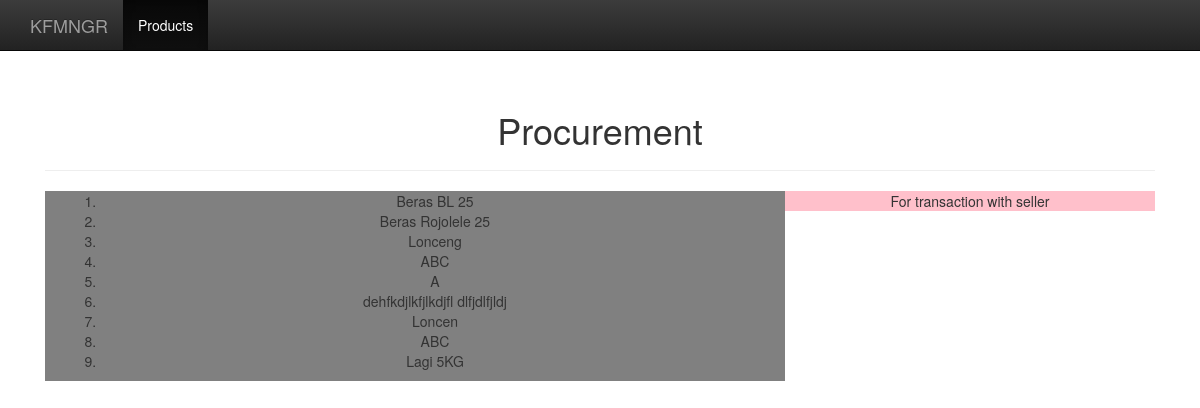
/transaction/, run on the app's committed database.
### products/models.py (models this page shows, shortened)
class Product(models.Model):
    name = models.CharField(max_length=100)
    price = models.IntegerField(default=0)
    detail = models.CharField(max_length=100)
    weight = models.IntegerField(default=0)
    sku = models.CharField(blank=True, null=True, max_length=10)
    stock = models.IntegerField(default=0)
    created_at = models.DateTimeField(auto_now_add = True, auto_now = False)
    updated_at = models.DateTimeField(auto_now_add = False, auto_now = True)
    @staticmethod
    def get_all_products():
        return Product.objects.all()

### transactions/views.py (the view)
# urls.py: url(r'^transaction/$', buying, name='buying'),
def buying(request):
    products = Product.get_all_products()
    return render(request, 'buying.html', {'products':products})

### transactions/templates/buying.html (shortened to what this page needs)
{% extends 'base.html' %}
{% block content %}
<h1>Procurement</h1>
<hr>
<div class="col-md-8" style="background: grey;">
  <ol>
  {% for product in products %}
    <li>
      {{product.name}}
    </li>
  {% endfor %}
  </ol>
</div>
<div class="col-md-4" style="background: pink;">
  For transaction with seller
</div>
{% endblock %}

### kfmngr/static/css/kfmngr-style.css (style rules this page uses)
body { padding-top: 50px; }

### data on the page
Product: name "Beras BL 25"
Product: name "Beras Rojolele 25"
Product: name "Lonceng"
Product: name "ABC"
Product: name "A"
Product: name "dehfkdjlkfjlkdjfl dlfjdlfjldj"
Product: name "Loncen"
Product: name "ABC"
Product: name "Lagi 5KG"
